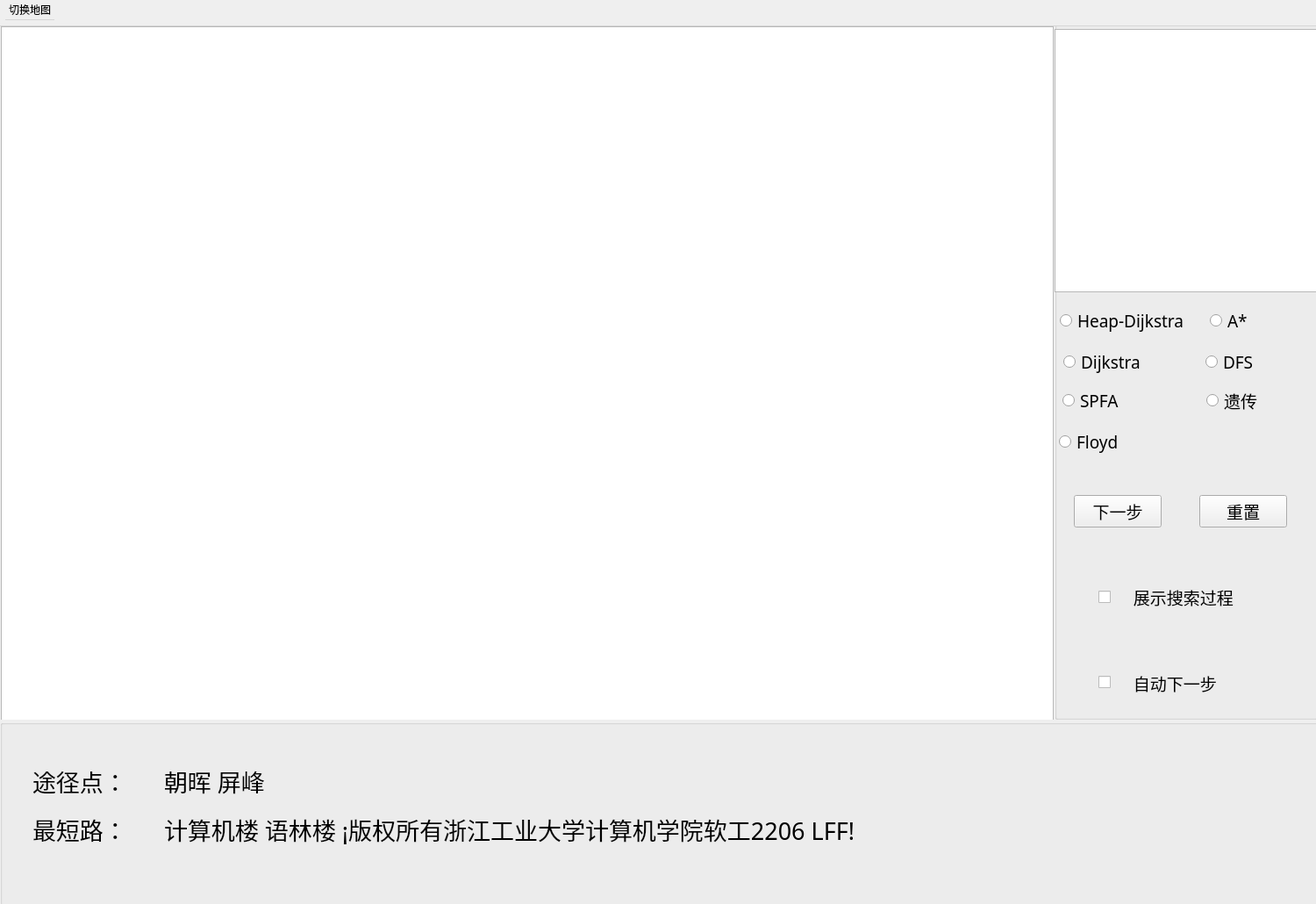
<?xml version="1.0" encoding="UTF-8"?>
<ui version="4.0">
 <class>MainWindow</class>
 <widget class="QMainWindow" name="MainWindow">
  <property name="enabled">
   <bool>true</bool>
  </property>
  <property name="geometry">
   <rect>
    <x>0</x>
    <y>0</y>
    <width>1500</width>
    <height>1030</height>
   </rect>
  </property>
  <property name="minimumSize">
   <size>
    <width>1500</width>
    <height>1030</height>
   </size>
  </property>
  <property name="maximumSize">
   <size>
    <width>1500</width>
    <height>1030</height>
   </size>
  </property>
  <property name="windowTitle">
   <string>MainWindow</string>
  </property>
  <widget class="QWidget" name="centralwidget">
   <property name="minimumSize">
    <size>
     <width>1500</width>
     <height>1000</height>
    </size>
   </property>
   <property name="maximumSize">
    <size>
     <width>1500</width>
     <height>1000</height>
    </size>
   </property>
   <widget class="QWidget" name="layoutWidget">
    <property name="geometry">
     <rect>
      <x>0</x>
      <y>-10</y>
      <width>1504</width>
      <height>1013</height>
     </rect>
    </property>
    <layout class="QVBoxLayout" name="verticalLayout">
     <property name="spacing">
      <number>0</number>
     </property>
     <item>
      <layout class="QHBoxLayout" name="horizontalLayout">
       <property name="spacing">
        <number>0</number>
       </property>
       <item>
        <widget class="QGroupBox" name="mapAera">
         <property name="minimumSize">
          <size>
           <width>1200</width>
           <height>800</height>
          </size>
         </property>
         <property name="maximumSize">
          <size>
           <width>1200</width>
           <height>800</height>
          </size>
         </property>
         <property name="font">
          <font>
           <family>Adobe Arabic</family>
           <pointsize>20</pointsize>
          </font>
         </property>
         <property name="title">
          <string/>
         </property>
         <widget class="QGraphicsView" name="mapGraphicsView">
          <property name="geometry">
           <rect>
            <x>0</x>
            <y>10</y>
            <width>1200</width>
            <height>800</height>
           </rect>
          </property>
          <property name="minimumSize">
           <size>
            <width>1200</width>
            <height>800</height>
           </size>
          </property>
          <property name="maximumSize">
           <size>
            <width>1200</width>
            <height>800</height>
           </size>
          </property>
         </widget>
        </widget>
       </item>
       <item>
        <widget class="QGroupBox" name="inputAera">
         <property name="minimumSize">
          <size>
           <width>300</width>
           <height>800</height>
          </size>
         </property>
         <property name="maximumSize">
          <size>
           <width>300</width>
           <height>800</height>
          </size>
         </property>
         <property name="title">
          <string/>
         </property>
         <widget class="QWidget" name="layoutWidget">
          <property name="geometry">
           <rect>
            <x>0</x>
            <y>10</y>
            <width>302</width>
            <height>811</height>
           </rect>
          </property>
          <layout class="QVBoxLayout" name="verticalLayout_2">
           <property name="spacing">
            <number>0</number>
           </property>
           <item>
            <widget class="QGraphicsView" name="graphicsView">
             <property name="minimumSize">
              <size>
               <width>300</width>
               <height>300</height>
              </size>
             </property>
             <property name="maximumSize">
              <size>
               <width>300</width>
               <height>300</height>
              </size>
             </property>
            </widget>
           </item>
           <item>
            <widget class="QStackedWidget" name="stackedWidget">
             <property name="minimumSize">
              <size>
               <width>300</width>
               <height>500</height>
              </size>
             </property>
             <property name="maximumSize">
              <size>
               <width>300</width>
               <height>500</height>
              </size>
             </property>
             <property name="currentIndex">
              <number>0</number>
             </property>
             <widget class="QWidget" name="pageNav">
              <widget class="QWidget" name="layoutWidget">
               <property name="geometry">
                <rect>
                 <x>0</x>
                 <y>0</y>
                 <width>334</width>
                 <height>491</height>
                </rect>
               </property>
               <layout class="QVBoxLayout" name="navUserSet_3">
                <property name="spacing">
                 <number>0</number>
                </property>
                <item>
                 <layout class="QVBoxLayout" name="algorithmChoice_3">
                  <property name="spacing">
                   <number>0</number>
                  </property>
                  <item>
                   <layout class="QHBoxLayout" name="horizontalLayout_15">
                    <property name="spacing">
                     <number>0</number>
                    </property>
                    <property name="leftMargin">
                     <number>5</number>
                    </property>
                    <property name="topMargin">
                     <number>10</number>
                    </property>
                    <property name="rightMargin">
                     <number>5</number>
                    </property>
                    <item>
                     <widget class="QRadioButton" name="heap">
                      <property name="minimumSize">
                       <size>
                        <width>150</width>
                        <height>0</height>
                       </size>
                      </property>
                      <property name="maximumSize">
                       <size>
                        <width>150</width>
                        <height>16777215</height>
                       </size>
                      </property>
                      <property name="font">
                       <font>
                        <family>Adobe Arabic</family>
                        <pointsize>14</pointsize>
                       </font>
                      </property>
                      <property name="text">
                       <string>Heap-Dijkstra</string>
                      </property>
                      <property name="checkable">
                       <bool>true</bool>
                      </property>
                     </widget>
                    </item>
                    <item>
                     <spacer name="verticalSpacer_13">
                      <property name="orientation">
                       <enum>Qt::Vertical</enum>
                      </property>
                      <property name="sizeHint" stdset="0">
                       <size>
                        <width>20</width>
                        <height>40</height>
                       </size>
                      </property>
                     </spacer>
                    </item>
                    <item>
                     <widget class="QRadioButton" name="aStar">
                      <property name="minimumSize">
                       <size>
                        <width>150</width>
                        <height>0</height>
                       </size>
                      </property>
                      <property name="maximumSize">
                       <size>
                        <width>150</width>
                        <height>16777215</height>
                       </size>
                      </property>
                      <property name="font">
                       <font>
                        <family>Adobe Arabic</family>
                        <pointsize>14</pointsize>
                       </font>
                      </property>
                      <property name="text">
                       <string>A*</string>
                      </property>
                     </widget>
                    </item>
                   </layout>
                  </item>
                  <item>
                   <layout class="QHBoxLayout" name="horizontalLayout_14">
                    <property name="spacing">
                     <number>0</number>
                    </property>
                    <property name="leftMargin">
                     <number>8</number>
                    </property>
                    <property name="topMargin">
                     <number>10</number>
                    </property>
                    <property name="rightMargin">
                     <number>8</number>
                    </property>
                    <item>
                     <widget class="QRadioButton" name="dijkstra">
                      <property name="minimumSize">
                       <size>
                        <width>140</width>
                        <height>0</height>
                       </size>
                      </property>
                      <property name="maximumSize">
                       <size>
                        <width>140</width>
                        <height>16777215</height>
                       </size>
                      </property>
                      <property name="font">
                       <font>
                        <family>Adobe Arabic</family>
                        <pointsize>14</pointsize>
                       </font>
                      </property>
                      <property name="text">
                       <string>Dijkstra</string>
                      </property>
                     </widget>
                    </item>
                    <item>
                     <spacer name="verticalSpacer_15">
                      <property name="orientation">
                       <enum>Qt::Vertical</enum>
                      </property>
                      <property name="sizeHint" stdset="0">
                       <size>
                        <width>20</width>
                        <height>30</height>
                       </size>
                      </property>
                     </spacer>
                    </item>
                    <item>
                     <widget class="QRadioButton" name="dfs">
                      <property name="minimumSize">
                       <size>
                        <width>150</width>
                        <height>0</height>
                       </size>
                      </property>
                      <property name="maximumSize">
                       <size>
                        <width>150</width>
                        <height>16777215</height>
                       </size>
                      </property>
                      <property name="font">
                       <font>
                        <family>Adobe Arabic</family>
                        <pointsize>14</pointsize>
                       </font>
                      </property>
                      <property name="text">
                       <string>DFS</string>
                      </property>
                     </widget>
                    </item>
                   </layout>
                  </item>
                  <item>
                   <layout class="QHBoxLayout" name="horizontalLayout_13">
                    <property name="spacing">
                     <number>0</number>
                    </property>
                    <property name="leftMargin">
                     <number>5</number>
                    </property>
                    <property name="topMargin">
                     <number>10</number>
                    </property>
                    <property name="rightMargin">
                     <number>5</number>
                    </property>
                    <item>
                     <widget class="QRadioButton" name="spfa">
                      <property name="minimumSize">
                       <size>
                        <width>140</width>
                        <height>0</height>
                       </size>
                      </property>
                      <property name="maximumSize">
                       <size>
                        <width>140</width>
                        <height>16777215</height>
                       </size>
                      </property>
                      <property name="font">
                       <font>
                        <family>Adobe Arabic</family>
                        <pointsize>14</pointsize>
                       </font>
                      </property>
                      <property name="text">
                       <string>SPFA</string>
                      </property>
                     </widget>
                    </item>
                    <item>
                     <spacer name="verticalSpacer_14">
                      <property name="orientation">
                       <enum>Qt::Vertical</enum>
                      </property>
                      <property name="sizeHint" stdset="0">
                       <size>
                        <width>20</width>
                        <height>30</height>
                       </size>
                      </property>
                     </spacer>
                    </item>
                    <item>
                     <widget class="QRadioButton" name="gene">
                      <property name="minimumSize">
                       <size>
                        <width>150</width>
                        <height>0</height>
                       </size>
                      </property>
                      <property name="maximumSize">
                       <size>
                        <width>150</width>
                        <height>16777215</height>
                       </size>
                      </property>
                      <property name="font">
                       <font>
                        <family>Adobe Arabic</family>
                        <pointsize>14</pointsize>
                       </font>
                      </property>
                      <property name="text">
                       <string>遗传</string>
                      </property>
                     </widget>
                    </item>
                   </layout>
                  </item>
                  <item>
                   <layout class="QHBoxLayout" name="horizontalLayout_4">
                    <property name="spacing">
                     <number>0</number>
                    </property>
                    <property name="leftMargin">
                     <number>5</number>
                    </property>
                    <property name="topMargin">
                     <number>10</number>
                    </property>
                    <property name="rightMargin">
                     <number>5</number>
                    </property>
                    <property name="bottomMargin">
                     <number>10</number>
                    </property>
                    <item>
                     <widget class="QRadioButton" name="floyd">
                      <property name="minimumSize">
                       <size>
                        <width>140</width>
                        <height>0</height>
                       </size>
                      </property>
                      <property name="maximumSize">
                       <size>
                        <width>140</width>
                        <height>16777215</height>
                       </size>
                      </property>
                      <property name="font">
                       <font>
                        <family>Adobe Arabic</family>
                        <pointsize>14</pointsize>
                       </font>
                      </property>
                      <property name="text">
                       <string>Floyd</string>
                      </property>
                     </widget>
                    </item>
                    <item>
                     <spacer name="verticalSpacer_19">
                      <property name="orientation">
                       <enum>Qt::Vertical</enum>
                      </property>
                      <property name="sizeHint" stdset="0">
                       <size>
                        <width>20</width>
                        <height>40</height>
                       </size>
                      </property>
                     </spacer>
                    </item>
                    <item>
                     <spacer name="horizontalSpacer_45">
                      <property name="orientation">
                       <enum>Qt::Horizontal</enum>
                      </property>
                      <property name="sizeHint" stdset="0">
                       <size>
                        <width>150</width>
                        <height>20</height>
                       </size>
                      </property>
                     </spacer>
                    </item>
                   </layout>
                  </item>
                 </layout>
                </item>
                <item>
                 <layout class="QHBoxLayout" name="nextAndReset_3">
                  <property name="spacing">
                   <number>0</number>
                  </property>
                  <item>
                   <spacer name="horizontalSpacer_7">
                    <property name="orientation">
                     <enum>Qt::Horizontal</enum>
                    </property>
                    <property name="sizeHint" stdset="0">
                     <size>
                      <width>33</width>
                      <height>20</height>
                     </size>
                    </property>
                   </spacer>
                  </item>
                  <item>
                   <widget class="QPushButton" name="pushButton">
                    <property name="minimumSize">
                     <size>
                      <width>100</width>
                      <height>0</height>
                     </size>
                    </property>
                    <property name="maximumSize">
                     <size>
                      <width>100</width>
                      <height>16777215</height>
                     </size>
                    </property>
                    <property name="font">
                     <font>
                      <family>Adobe Arabic</family>
                      <pointsize>14</pointsize>
                     </font>
                    </property>
                    <property name="text">
                     <string>下一步</string>
                    </property>
                   </widget>
                  </item>
                  <item>
                   <spacer name="horizontalSpacer_8">
                    <property name="orientation">
                     <enum>Qt::Horizontal</enum>
                    </property>
                    <property name="sizeHint" stdset="0">
                     <size>
                      <width>33</width>
                      <height>20</height>
                     </size>
                    </property>
                   </spacer>
                  </item>
                  <item>
                   <spacer name="verticalSpacer_9">
                    <property name="orientation">
                     <enum>Qt::Vertical</enum>
                    </property>
                    <property name="sizeHint" stdset="0">
                     <size>
                      <width>20</width>
                      <height>40</height>
                     </size>
                    </property>
                   </spacer>
                  </item>
                  <item>
                   <widget class="QPushButton" name="pushButton_2">
                    <property name="minimumSize">
                     <size>
                      <width>100</width>
                      <height>0</height>
                     </size>
                    </property>
                    <property name="maximumSize">
                     <size>
                      <width>100</width>
                      <height>16777215</height>
                     </size>
                    </property>
                    <property name="font">
                     <font>
                      <family>Adobe Arabic</family>
                      <pointsize>14</pointsize>
                     </font>
                    </property>
                    <property name="text">
                     <string>重置</string>
                    </property>
                   </widget>
                  </item>
                  <item>
                   <spacer name="horizontalSpacer_9">
                    <property name="orientation">
                     <enum>Qt::Horizontal</enum>
                    </property>
                    <property name="sizeHint" stdset="0">
                     <size>
                      <width>80</width>
                      <height>20</height>
                     </size>
                    </property>
                   </spacer>
                  </item>
                 </layout>
                </item>
                <item>
                 <layout class="QHBoxLayout" name="showPath_3">
                  <property name="spacing">
                   <number>0</number>
                  </property>
                  <item>
                   <spacer name="horizontalSpacer_5">
                    <property name="orientation">
                     <enum>Qt::Horizontal</enum>
                    </property>
                    <property name="sizeHint" stdset="0">
                     <size>
                      <width>50</width>
                      <height>20</height>
                     </size>
                    </property>
                   </spacer>
                  </item>
                  <item>
                   <widget class="QCheckBox" name="checkBox">
                    <property name="minimumSize">
                     <size>
                      <width>20</width>
                      <height>0</height>
                     </size>
                    </property>
                    <property name="maximumSize">
                     <size>
                      <width>20</width>
                      <height>16777215</height>
                     </size>
                    </property>
                    <property name="text">
                     <string/>
                    </property>
                   </widget>
                  </item>
                  <item>
                   <spacer name="verticalSpacer_10">
                    <property name="orientation">
                     <enum>Qt::Vertical</enum>
                    </property>
                    <property name="sizeHint" stdset="0">
                     <size>
                      <width>10</width>
                      <height>40</height>
                     </size>
                    </property>
                   </spacer>
                  </item>
                  <item>
                   <widget class="QLabel" name="label_2">
                    <property name="minimumSize">
                     <size>
                      <width>220</width>
                      <height>0</height>
                     </size>
                    </property>
                    <property name="maximumSize">
                     <size>
                      <width>220</width>
                      <height>16777215</height>
                     </size>
                    </property>
                    <property name="font">
                     <font>
                      <family>Adobe Arabic</family>
                      <pointsize>14</pointsize>
                     </font>
                    </property>
                    <property name="text">
                     <string>  展示搜索过程</string>
                    </property>
                   </widget>
                  </item>
                  <item>
                   <spacer name="horizontalSpacer_6">
                    <property name="orientation">
                     <enum>Qt::Horizontal</enum>
                    </property>
                    <property name="sizeHint" stdset="0">
                     <size>
                      <width>20</width>
                      <height>20</height>
                     </size>
                    </property>
                   </spacer>
                  </item>
                 </layout>
                </item>
                <item>
                 <layout class="QHBoxLayout" name="autoNext_3">
                  <property name="spacing">
                   <number>0</number>
                  </property>
                  <item>
                   <spacer name="horizontalSpacer">
                    <property name="orientation">
                     <enum>Qt::Horizontal</enum>
                    </property>
                    <property name="sizeHint" stdset="0">
                     <size>
                      <width>50</width>
                      <height>20</height>
                     </size>
                    </property>
                   </spacer>
                  </item>
                  <item>
                   <widget class="QCheckBox" name="checkBox_2">
                    <property name="minimumSize">
                     <size>
                      <width>20</width>
                      <height>0</height>
                     </size>
                    </property>
                    <property name="maximumSize">
                     <size>
                      <width>20</width>
                      <height>16777215</height>
                     </size>
                    </property>
                    <property name="text">
                     <string/>
                    </property>
                   </widget>
                  </item>
                  <item>
                   <spacer name="verticalSpacer_11">
                    <property name="orientation">
                     <enum>Qt::Vertical</enum>
                    </property>
                    <property name="sizeHint" stdset="0">
                     <size>
                      <width>10</width>
                      <height>40</height>
                     </size>
                    </property>
                   </spacer>
                  </item>
                  <item>
                   <widget class="QLabel" name="label_3">
                    <property name="minimumSize">
                     <size>
                      <width>220</width>
                      <height>0</height>
                     </size>
                    </property>
                    <property name="maximumSize">
                     <size>
                      <width>220</width>
                      <height>16777215</height>
                     </size>
                    </property>
                    <property name="font">
                     <font>
                      <family>Adobe Arabic</family>
                      <pointsize>14</pointsize>
                     </font>
                    </property>
                    <property name="text">
                     <string>  自动下一步</string>
                    </property>
                   </widget>
                  </item>
                  <item>
                   <spacer name="horizontalSpacer_3">
                    <property name="orientation">
                     <enum>Qt::Horizontal</enum>
                    </property>
                    <property name="sizeHint" stdset="0">
                     <size>
                      <width>20</width>
                      <height>20</height>
                     </size>
                    </property>
                   </spacer>
                  </item>
                 </layout>
                </item>
               </layout>
              </widget>
             </widget>
             <widget class="QWidget" name="pageModi">
              <widget class="QWidget" name="layoutWidget">
               <property name="geometry">
                <rect>
                 <x>20</x>
                 <y>0</y>
                 <width>252</width>
                 <height>481</height>
                </rect>
               </property>
               <layout class="QVBoxLayout" name="verticalLayout_3">
                <item>
                 <spacer name="verticalSpacer_17">
                  <property name="orientation">
                   <enum>Qt::Vertical</enum>
                  </property>
                  <property name="sizeHint" stdset="0">
                   <size>
                    <width>20</width>
                    <height>40</height>
                   </size>
                  </property>
                 </spacer>
                </item>
                <item>
                 <widget class="QPushButton" name="addBuilding">
                  <property name="minimumSize">
                   <size>
                    <width>250</width>
                    <height>50</height>
                   </size>
                  </property>
                  <property name="maximumSize">
                   <size>
                    <width>250</width>
                    <height>50</height>
                   </size>
                  </property>
                  <property name="font">
                   <font>
                    <family>Adobe Arabic</family>
                    <pointsize>12</pointsize>
                   </font>
                  </property>
                  <property name="text">
                   <string>添加标志建筑</string>
                  </property>
                 </widget>
                </item>
                <item>
                 <spacer name="verticalSpacer_12">
                  <property name="orientation">
                   <enum>Qt::Vertical</enum>
                  </property>
                  <property name="sizeHint" stdset="0">
                   <size>
                    <width>20</width>
                    <height>40</height>
                   </size>
                  </property>
                 </spacer>
                </item>
                <item>
                 <widget class="QPushButton" name="addNode">
                  <property name="minimumSize">
                   <size>
                    <width>250</width>
                    <height>50</height>
                   </size>
                  </property>
                  <property name="maximumSize">
                   <size>
                    <width>250</width>
                    <height>50</height>
                   </size>
                  </property>
                  <property name="font">
                   <font>
                    <family>Adobe Arabic</family>
                    <pointsize>12</pointsize>
                   </font>
                  </property>
                  <property name="text">
                   <string>添加路口节点</string>
                  </property>
                 </widget>
                </item>
                <item>
                 <spacer name="verticalSpacer_16">
                  <property name="orientation">
                   <enum>Qt::Vertical</enum>
                  </property>
                  <property name="sizeHint" stdset="0">
                   <size>
                    <width>20</width>
                    <height>40</height>
                   </size>
                  </property>
                 </spacer>
                </item>
                <item>
                 <widget class="QPushButton" name="removeNode">
                  <property name="minimumSize">
                   <size>
                    <width>250</width>
                    <height>50</height>
                   </size>
                  </property>
                  <property name="maximumSize">
                   <size>
                    <width>250</width>
                    <height>50</height>
                   </size>
                  </property>
                  <property name="font">
                   <font>
                    <family>Adobe Arabic</family>
                    <pointsize>12</pointsize>
                   </font>
                  </property>
                  <property name="text">
                   <string>删除节点</string>
                  </property>
                 </widget>
                </item>
                <item>
                 <spacer name="verticalSpacer_20">
                  <property name="orientation">
                   <enum>Qt::Vertical</enum>
                  </property>
                  <property name="sizeHint" stdset="0">
                   <size>
                    <width>20</width>
                    <height>40</height>
                   </size>
                  </property>
                 </spacer>
                </item>
                <item>
                 <widget class="QPushButton" name="addPath">
                  <property name="minimumSize">
                   <size>
                    <width>250</width>
                    <height>50</height>
                   </size>
                  </property>
                  <property name="maximumSize">
                   <size>
                    <width>250</width>
                    <height>50</height>
                   </size>
                  </property>
                  <property name="font">
                   <font>
                    <family>Adobe Arabic</family>
                    <pointsize>12</pointsize>
                   </font>
                  </property>
                  <property name="text">
                   <string>添加道路</string>
                  </property>
                 </widget>
                </item>
                <item>
                 <spacer name="verticalSpacer_22">
                  <property name="orientation">
                   <enum>Qt::Vertical</enum>
                  </property>
                  <property name="sizeHint" stdset="0">
                   <size>
                    <width>20</width>
                    <height>40</height>
                   </size>
                  </property>
                 </spacer>
                </item>
                <item>
                 <widget class="QPushButton" name="removePath">
                  <property name="minimumSize">
                   <size>
                    <width>250</width>
                    <height>50</height>
                   </size>
                  </property>
                  <property name="maximumSize">
                   <size>
                    <width>250</width>
                    <height>50</height>
                   </size>
                  </property>
                  <property name="font">
                   <font>
                    <family>Adobe Arabic</family>
                    <pointsize>12</pointsize>
                   </font>
                  </property>
                  <property name="text">
                   <string>删除道路</string>
                  </property>
                 </widget>
                </item>
                <item>
                 <spacer name="verticalSpacer_21">
                  <property name="orientation">
                   <enum>Qt::Vertical</enum>
                  </property>
                  <property name="sizeHint" stdset="0">
                   <size>
                    <width>20</width>
                    <height>40</height>
                   </size>
                  </property>
                 </spacer>
                </item>
                <item>
                 <widget class="QPushButton" name="saveChange">
                  <property name="minimumSize">
                   <size>
                    <width>250</width>
                    <height>50</height>
                   </size>
                  </property>
                  <property name="maximumSize">
                   <size>
                    <width>250</width>
                    <height>50</height>
                   </size>
                  </property>
                  <property name="font">
                   <font>
                    <family>Adobe Arabic</family>
                    <pointsize>12</pointsize>
                   </font>
                  </property>
                  <property name="text">
                   <string>保存修改</string>
                  </property>
                 </widget>
                </item>
                <item>
                 <spacer name="verticalSpacer_18">
                  <property name="orientation">
                   <enum>Qt::Vertical</enum>
                  </property>
                  <property name="sizeHint" stdset="0">
                   <size>
                    <width>20</width>
                    <height>40</height>
                   </size>
                  </property>
                 </spacer>
                </item>
               </layout>
              </widget>
             </widget>
            </widget>
           </item>
          </layout>
         </widget>
        </widget>
       </item>
      </layout>
     </item>
     <item>
      <widget class="QGroupBox" name="ouputAera">
       <property name="minimumSize">
        <size>
         <width>1500</width>
         <height>200</height>
        </size>
       </property>
       <property name="title">
        <string/>
       </property>
       <widget class="QStackedWidget" name="stackedWidget_2">
        <property name="geometry">
         <rect>
          <x>10</x>
          <y>0</y>
          <width>1500</width>
          <height>200</height>
         </rect>
        </property>
        <property name="minimumSize">
         <size>
          <width>1500</width>
          <height>200</height>
         </size>
        </property>
        <property name="maximumSize">
         <size>
          <width>1500</width>
          <height>200</height>
         </size>
        </property>
        <property name="currentIndex">
         <number>0</number>
        </property>
        <widget class="QWidget" name="pageNav_2">
         <widget class="QWidget" name="layoutWidget">
          <property name="geometry">
           <rect>
            <x>-80</x>
            <y>40</y>
            <width>1663</width>
            <height>115</height>
           </rect>
          </property>
          <layout class="QVBoxLayout" name="outputInformation">
           <property name="spacing">
            <number>0</number>
           </property>
           <item>
            <layout class="QHBoxLayout" name="pointWant">
             <item>
              <spacer name="horizontalSpacer_12">
               <property name="orientation">
                <enum>Qt::Horizontal</enum>
               </property>
               <property name="sizeHint" stdset="0">
                <size>
                 <width>20</width>
                 <height>20</height>
                </size>
               </property>
              </spacer>
             </item>
             <item>
              <widget class="QLabel" name="label_6">
               <property name="minimumSize">
                <size>
                 <width>150</width>
                 <height>50</height>
                </size>
               </property>
               <property name="maximumSize">
                <size>
                 <width>150</width>
                 <height>50</height>
                </size>
               </property>
               <property name="font">
                <font>
                 <family>Adobe Arabic</family>
                 <pointsize>20</pointsize>
                </font>
               </property>
               <property name="text">
                <string>途径点：  </string>
               </property>
              </widget>
             </item>
             <item>
              <widget class="QLabel" name="label_7">
               <property name="minimumSize">
                <size>
                 <width>1300</width>
                 <height>50</height>
                </size>
               </property>
               <property name="maximumSize">
                <size>
                 <width>1300</width>
                 <height>50</height>
                </size>
               </property>
               <property name="font">
                <font>
                 <family>Adobe Arabic</family>
                 <pointsize>20</pointsize>
                </font>
               </property>
               <property name="text">
                <string>&lt;html&gt;&lt;head/&gt;&lt;body&gt;&lt;p&gt;朝晖 屏峰&lt;/p&gt;&lt;/body&gt;&lt;/html&gt;</string>
               </property>
              </widget>
             </item>
             <item>
              <spacer name="horizontalSpacer_10">
               <property name="orientation">
                <enum>Qt::Horizontal</enum>
               </property>
               <property name="sizeHint" stdset="0">
                <size>
                 <width>40</width>
                 <height>20</height>
                </size>
               </property>
              </spacer>
             </item>
            </layout>
           </item>
           <item>
            <layout class="QHBoxLayout" name="shorestPath">
             <property name="sizeConstraint">
              <enum>QLayout::SetDefaultConstraint</enum>
             </property>
             <item>
              <spacer name="horizontalSpacer_4">
               <property name="orientation">
                <enum>Qt::Horizontal</enum>
               </property>
               <property name="sizeHint" stdset="0">
                <size>
                 <width>20</width>
                 <height>20</height>
                </size>
               </property>
              </spacer>
             </item>
             <item>
              <widget class="QLabel" name="label_8">
               <property name="minimumSize">
                <size>
                 <width>150</width>
                 <height>50</height>
                </size>
               </property>
               <property name="maximumSize">
                <size>
                 <width>150</width>
                 <height>50</height>
                </size>
               </property>
               <property name="font">
                <font>
                 <family>Adobe Arabic</family>
                 <pointsize>20</pointsize>
                </font>
               </property>
               <property name="text">
                <string>最短路：  </string>
               </property>
              </widget>
             </item>
             <item>
              <widget class="QLabel" name="label_9">
               <property name="minimumSize">
                <size>
                 <width>1300</width>
                 <height>50</height>
                </size>
               </property>
               <property name="maximumSize">
                <size>
                 <width>1300</width>
                 <height>50</height>
                </size>
               </property>
               <property name="font">
                <font>
                 <family>Adobe Arabic</family>
                 <pointsize>20</pointsize>
                </font>
               </property>
               <property name="text">
                <string>计算机楼 语林楼 ¡版权所有浙江工业大学计算机学院软工2206 LFF!</string>
               </property>
              </widget>
             </item>
             <item>
              <spacer name="horizontalSpacer_11">
               <property name="orientation">
                <enum>Qt::Horizontal</enum>
               </property>
               <property name="sizeHint" stdset="0">
                <size>
                 <width>40</width>
                 <height>20</height>
                </size>
               </property>
              </spacer>
             </item>
            </layout>
           </item>
          </layout>
         </widget>
        </widget>
        <widget class="QWidget" name="pageModi_2"/>
       </widget>
      </widget>
     </item>
    </layout>
   </widget>
  </widget>
  <widget class="QMenuBar" name="menuBar">
   <property name="geometry">
    <rect>
     <x>0</x>
     <y>0</y>
     <width>1500</width>
     <height>30</height>
    </rect>
   </property>
   <property name="minimumSize">
    <size>
     <width>1500</width>
     <height>30</height>
    </size>
   </property>
   <property name="maximumSize">
    <size>
     <width>1500</width>
     <height>30</height>
    </size>
   </property>
   <widget class="QMenu" name="menu">
    <property name="title">
     <string>切换地图</string>
    </property>
   </widget>
   <addaction name="menu"/>
  </widget>
 </widget>
 <resources/>
 <connections/>
</ui>
